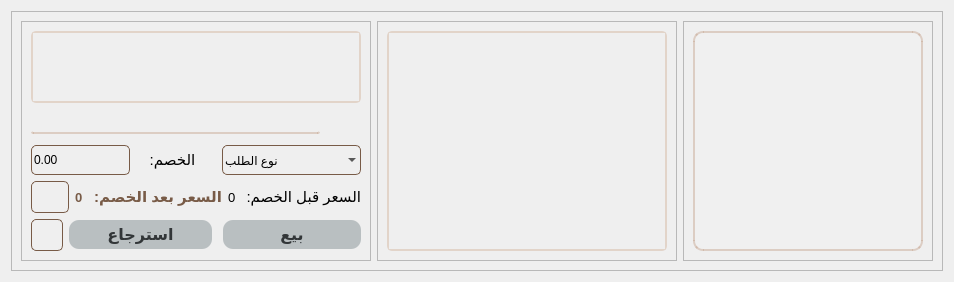
      <widget class="QWidget" name="admin_main_form">
       <layout class="QGridLayout" name="gridLayout_17">
        <item row="0" column="0">
         <widget class="QFrame" name="admin_main_frame">
          <property name="styleSheet">
           <string notr="true">QListWidget{
border: 2px solid rgba(200,171,151,0.5);
background-color:rgba(240,240,240,0.7);
border-radius:10px;
}
QScrollArea{
border:2px solid  #e2d4c9;
border-radius:5px;
background-color:rgba(245,250,245,0.5);
}
#admin_phone_number_label{
border:none;
}
QLineEdit{
background:transparent;
border-radius:2px;
border-bottom:2px solid rgba(200,171,151,0.5);
letter-spacing: 2px;
color:rgba(120, 91, 71, 1);
font-weight:bold;
margin-bottom:5px;

}
#admin_check_discount{
padding:2px;
border:1px solid rgba(120, 91, 71, 1);
border-radius:5px;
}
#admin_check_discount::hover{
background-color: rgba(200,171,151,0.5);
border:none;

}
#admin_sell{
font-size:16px;
background-color:rgba(185,191,193,1);
color:#323638;
border-radius:10px;
font-weight:bold;
margin-left:5px;
padding:5px;
}
#admin_retrieve{
font-size:16px;
background-color:rgba(185,191,193,1);
color:#323638;
border-radius:10px;
font-weight:bold;
padding:5px;
}
#admin_retrieve::hover{
background-color: rgba(200,171,151,0.5);
}
#admin_sell::hover{
background-color: rgba(200,171,151,0.5);
}
#admin_cancel_order{
padding:2px;
border:none;
border:1px solid rgba(120, 91, 71, 1);
border-radius:5px;

}
#admin_cancel_order::hover{
background-color: rgba(200,171,151,0.5);
border:none;
}
#discount_spinbox{
border:1px solid  rgba(120, 91, 71, 1) ;
border-radius:5px;
background:transparent;
}
#discount_spinbox::hover{
background-color: rgba(200,171,151,0.5);
border:none;
}
#discount_spinbox::down-arrow{
image:url(:/cashRegisterSystem2/media/arrow-down.png);
}
#discount_spinbox::up-arrow{
image:url(:/cashRegisterSystem2/media/arrow-up.png);
}

QComboBox::down-arrow{
image:url(:/cashRegisterSystem2/media/arrow-down.png);
color:rgba(120, 91, 71, 1);
border-radius:5px;
}
QComboBox::down-arrow::hover{
border-radius:5px;
}
QComboBox::hover{
background-color: rgba(200,171,151,0.5);
border:none;
}
QComboBox{
background:transparent;
border:1px solid rgba(120, 91, 71, 1);
border-radius:5px;
padding:2px;
}
QListWidget::item { 
margin:5px;
padding:5px;
 }
QListWidget::item::hover{
background-color:rgba(200,171,151,0.5);
border-radius:5px;
}
QListWidget::item:selected{
background-color:rgba(200,171,151,1);
color:black;
border:none;
}
</string>
          </property>
          <property name="frameShape">
           <enum>QFrame::StyledPanel</enum>
          </property>
          <property name="frameShadow">
           <enum>QFrame::Raised</enum>
          </property>
          <layout class="QGridLayout" name="gridLayout_3">
           <item row="0" column="1">
            <widget class="QFrame" name="admin_products_frame">
             <property name="minimumSize">
              <size>
               <width>300</width>
               <height>0</height>
              </size>
             </property>
             <property name="frameShape">
              <enum>QFrame::StyledPanel</enum>
             </property>
             <property name="frameShadow">
              <enum>QFrame::Raised</enum>
             </property>
             <layout class="QGridLayout" name="gridLayout_13">
              <item row="0" column="0">
               <widget class="QScrollArea" name="admin_products_scroll_area">
                <property name="styleSheet">
                 <string notr="true"/>
                </property>
                <property name="widgetResizable">
                 <bool>true</bool>
                </property>
                <widget class="QWidget" name="admin_products_scroll_area_content">
                 <property name="geometry">
                  <rect>
                   <x>0</x>
                   <y>0</y>
                   <width>674</width>
                   <height>669</height>
                  </rect>
                 </property>
                 <layout class="QVBoxLayout" name="verticalLayout">
                  <item>
                   <layout class="QVBoxLayout" name="admin_productsVerticalLayout"/>
                  </item>
                 </layout>
                </widget>
               </widget>
              </item>
             </layout>
            </widget>
           </item>
           <item row="0" column="0">
            <widget class="QFrame" name="admin_cart_frame">
             <property name="minimumSize">
              <size>
               <width>350</width>
               <height>0</height>
              </size>
             </property>
             <property name="maximumSize">
              <size>
               <width>16777215</width>
               <height>16777215</height>
              </size>
             </property>
             <property name="frameShape">
              <enum>QFrame::StyledPanel</enum>
             </property>
             <property name="frameShadow">
              <enum>QFrame::Raised</enum>
             </property>
             <layout class="QGridLayout" name="gridLayout_15">
              <item row="1" column="0" colspan="2">
               <layout class="QGridLayout" name="gridLayout_16">
                <item row="1" column="2" colspan="2">
                 <widget class="QComboBox" name="admin_order_type_cmb">
                  <property name="minimumSize">
                   <size>
                    <width>130</width>
                    <height>30</height>
                   </size>
                  </property>
                  <property name="cursor">
                   <cursorShape>PointingHandCursor</cursorShape>
                  </property>
                  <property name="placeholderText">
                   <string>نوع الطلب</string>
                  </property>
                  <item>
                   <property name="text">
                    <string>عادي</string>
                   </property>
                  </item>
                  <item>
                   <property name="text">
                    <string>اونلاين</string>
                   </property>
                  </item>
                  <item>
                   <property name="text">
                    <string>جملة</string>
                   </property>
                  </item>
                 </widget>
                </item>
                <item row="0" column="3">
                 <widget class="QPushButton" name="admin_phone_number_label">
                  <property name="maximumSize">
                   <size>
                    <width>35</width>
                    <height>16777215</height>
                   </size>
                  </property>
                  <property name="text">
                   <string/>
                  </property>
                  <property name="icon">
                   <iconset resource="cashRegisterSystem.qrc">
                    <normaloff>:/cashRegisterSystem2/icons/buying-on-smartphone.png</normaloff>:/cashRegisterSystem2/icons/buying-on-smartphone.png</iconset>
                  </property>
                 </widget>
                </item>
                <item row="1" column="1">
                 <widget class="QLabel" name="admin_discount_label">
                  <property name="minimumSize">
                   <size>
                    <width>0</width>
                    <height>0</height>
                   </size>
                  </property>
                  <property name="maximumSize">
                   <size>
                    <width>80</width>
                    <height>16777215</height>
                   </size>
                  </property>
                  <property name="styleSheet">
                   <string notr="true">font-size:15px;</string>
                  </property>
                  <property name="text">
                   <string>     الخصم:</string>
                  </property>
                 </widget>
                </item>
                <item row="1" column="0">
                 <widget class="QDoubleSpinBox" name="discount_spinbox">
                  <property name="minimumSize">
                   <size>
                    <width>80</width>
                    <height>30</height>
                   </size>
                  </property>
                  <property name="maximumSize">
                   <size>
                    <width>100</width>
                    <height>16777215</height>
                   </size>
                  </property>
                  <property name="cursor">
                   <cursorShape>PointingHandCursor</cursorShape>
                  </property>
                 </widget>
                </item>
                <item row="0" column="0" colspan="3">
                 <widget class="QLineEdit" name="admin_phone_number">
                  <property name="minimumSize">
                   <size>
                    <width>0</width>
                    <height>30</height>
                   </size>
                  </property>
                 </widget>
                </item>
               </layout>
              </item>
              <item row="0" column="0" colspan="2">
               <widget class="QScrollArea" name="admin_cartScrollArea">
                <property name="minimumSize">
                 <size>
                  <width>280</width>
                  <height>0</height>
                 </size>
                </property>
                <property name="maximumSize">
                 <size>
                  <width>16777215</width>
                  <height>500</height>
                 </size>
                </property>
                <property name="styleSheet">
                 <string notr="true"/>
                </property>
                <property name="widgetResizable">
                 <bool>true</bool>
                </property>
                <widget class="QWidget" name="admin_cart_contents">
                 <property name="geometry">
                  <rect>
                   <x>0</x>
                   <y>0</y>
                   <width>326</width>
                   <height>496</height>
                  </rect>
                 </property>
                 <property name="minimumSize">
                  <size>
                   <width>0</width>
                   <height>0</height>
                  </size>
                 </property>
                 <widget class="QWidget" name="layoutWidget">
                  <property name="geometry">
                   <rect>
                    <x>9</x>
                    <y>9</y>
                    <width>311</width>
                    <height>481</height>
                   </rect>
                  </property>
                  <layout class="QVBoxLayout" name="admin_cartVerticalLayout"/>
                 </widget>
                </widget>
               </widget>
              </item>
              <item row="2" column="0" colspan="2">
               <layout class="QHBoxLayout" name="horizontalLayout_6">
                <item>
                 <widget class="QPushButton" name="admin_check_discount">
                  <property name="minimumSize">
                   <size>
                    <width>32</width>
                    <height>32</height>
                   </size>
                  </property>
                  <property name="cursor">
                   <cursorShape>PointingHandCursor</cursorShape>
                  </property>
                  <property name="text">
                   <string/>
                  </property>
                  <property name="icon">
                   <iconset resource="cashRegisterSystem.qrc">
                    <normaloff>:/cashRegisterSystem2/icons/coupon.png</normaloff>:/cashRegisterSystem2/icons/coupon.png</iconset>
                  </property>
                 </widget>
                </item>
                <item>
                 <widget class="QLabel" name="admin_price_after">
                  <property name="styleSheet">
                   <string notr="true">border: none;
font-weight: bold;
font-size: 13px;
color:rgba(120, 91, 71, 1)




</string>
                  </property>
                  <property name="text">
                   <string>0</string>
                  </property>
                 </widget>
                </item>
                <item>
                 <widget class="QLabel" name="admin_price_after_const">
                  <property name="styleSheet">
                   <string notr="true">border: none;
font-weight: bold;
font-size: 15px;
color:rgba(120, 91, 71, 1)




</string>
                  </property>
                  <property name="text">
                   <string>السعر بعد الخصم:</string>
                  </property>
                 </widget>
                </item>
                <item>
                 <widget class="QLabel" name="admin_price_before">
                  <property name="styleSheet">
                   <string notr="true">border: none;
font-size: 13px</string>
                  </property>
                  <property name="text">
                   <string>0</string>
                  </property>
                 </widget>
                </item>
                <item>
                 <widget class="QLabel" name="admin_price_before_const">
                  <property name="styleSheet">
                   <string notr="true">border: none;
font-size: 15px</string>
                  </property>
                  <property name="text">
                   <string>السعر قبل الخصم:</string>
                  </property>
                 </widget>
                </item>
               </layout>
              </item>
              <item row="3" column="0" colspan="2">
               <layout class="QHBoxLayout" name="horizontalLayout_7">
                <item>
                 <widget class="QPushButton" name="admin_cancel_order">
                  <property name="minimumSize">
                   <size>
                    <width>32</width>
                    <height>32</height>
                   </size>
                  </property>
                  <property name="maximumSize">
                   <size>
                    <width>30</width>
                    <height>16777215</height>
                   </size>
                  </property>
                  <property name="cursor">
                   <cursorShape>PointingHandCursor</cursorShape>
                  </property>
                  <property name="text">
                   <string/>
                  </property>
                  <property name="icon">
                   <iconset resource="cashRegisterSystem.qrc">
                    <normaloff>:/cashRegisterSystem2/icons/empty-cart.png</normaloff>:/cashRegisterSystem2/icons/empty-cart.png</iconset>
                  </property>
                 </widget>
                </item>
                <item>
                 <widget class="QPushButton" name="admin_retrieve">
                  <property name="cursor">
                   <cursorShape>PointingHandCursor</cursorShape>
                  </property>
                  <property name="text">
                   <string>استرجاع</string>
                  </property>
                 </widget>
                </item>
                <item>
                 <widget class="QPushButton" name="admin_sell">
                  <property name="cursor">
                   <cursorShape>PointingHandCursor</cursorShape>
                  </property>
                  <property name="text">
                   <string>بيع</string>
                  </property>
                 </widget>
                </item>
               </layout>
              </item>
             </layout>
            </widget>
           </item>
           <item row="0" column="2">
            <widget class="QFrame" name="admin_categories_list_frame">
             <property name="maximumSize">
              <size>
               <width>250</width>
               <height>16777215</height>
              </size>
             </property>
             <property name="styleSheet">
              <string notr="true"/>
             </property>
             <property name="frameShape">
              <enum>QFrame::StyledPanel</enum>
             </property>
             <property name="frameShadow">
              <enum>QFrame::Raised</enum>
             </property>
             <layout class="QGridLayout" name="gridLayout_12">
              <item row="0" column="0">
               <widget class="QListWidget" name="admin_categories_list">
                <property name="layoutDirection">
                 <enum>Qt::LeftToRight</enum>
                </property>
                <property name="styleSheet">
                 <string notr="true">font-size: 16px;</string>
                </property>
               </widget>
              </item>
             </layout>
            </widget>
           </item>
          </layout>
         </widget>
        </item>
       </layout>
      </widget>
